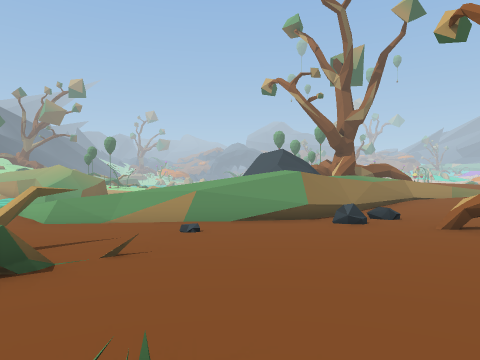
view 1 (above)

12 first-person views from a walk through a scene from a Unity 3-D project. The camera is 1.4 m above the floor, looks level and sees 70° across. The floor is counted in squares, 2 m on a side. Each view is taken from the middle of a square. On the plan, view 1 faces up. The plan holds only what a view shows up to about 11 squares ahead; the rest is blank. The place goes on beyond the plan. The player character is not drawn. Some animated figures are left out. Some surface patterns are stand-ins.

view 2
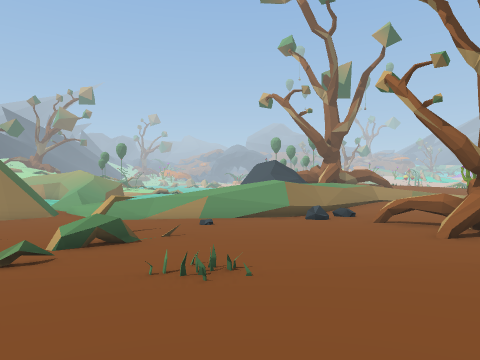

view 3
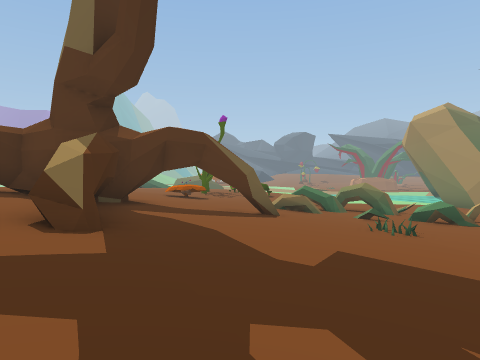

view 4
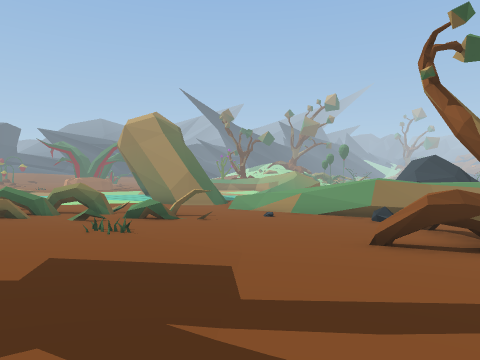

view 5
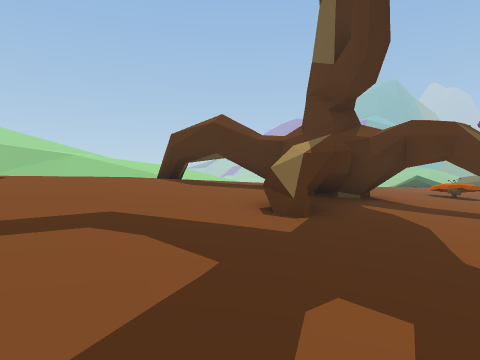

view 6
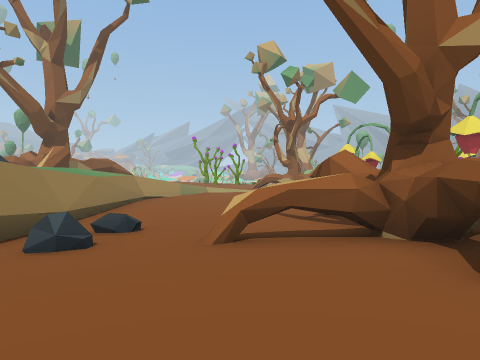

view 7
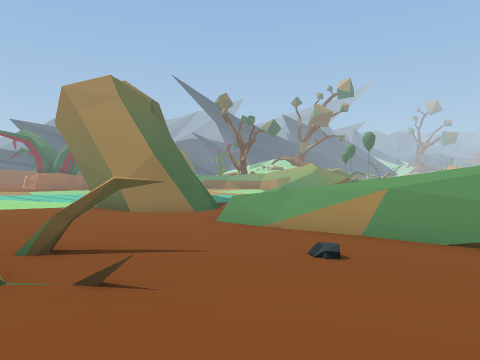

view 8
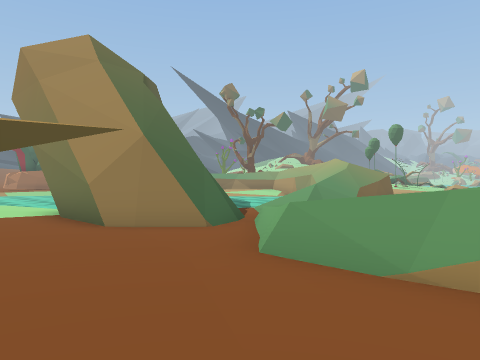

view 9
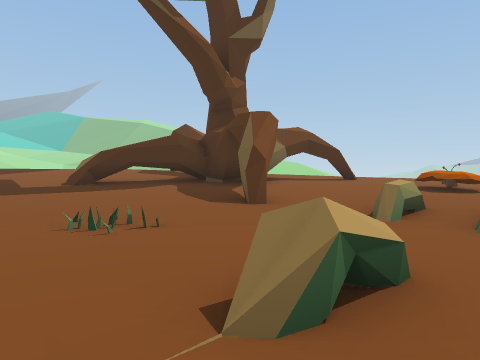

view 10
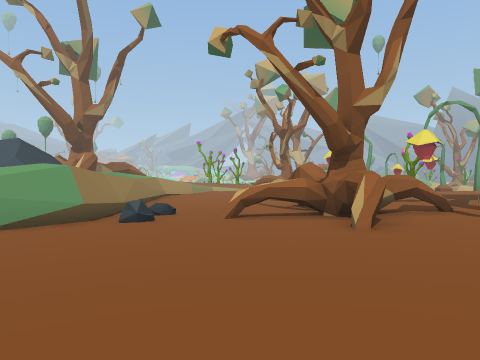

view 11
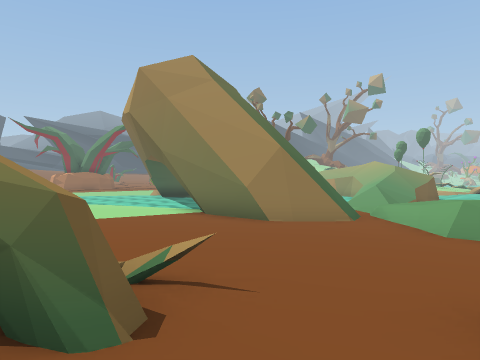

view 12
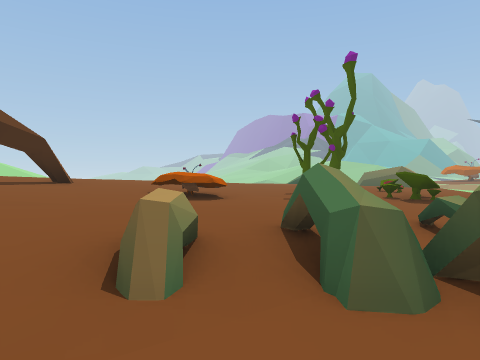

### Floor plan
Key: @ floor where view 1 was taken; # wall or solid block; x gap in a wall; . main floor; : floor 0.5 m higher than the main floor; - floor 0.5 m lower than the main floor; + floor 0.75 m higher than the main floor; _ floor 0.75 m lower than the main floor; * floor 1.25 m higher than the main floor; % floor 6.75 m higher than the main floor; & floor 8.5 m higher than the main floor; / step, stairs or slope; = window, fence, low wall or low ledge; ≈ water the walk keeps out of; ^ raised ledge; v drop or lower ground; R rock; P plant; M mushroom; O other object.
Columns run from 14 left of view 1 to 6 right of it. Each row starts with its distance up from view 1.
 14      /.
 13      ≈._            =
 12      ≈--           ==
 11       _-         #==.
 10   &%v  #x=       #=..
  9   x ////_====# =##---
  8 __/####=__====###/---
  7 __--________----R---.
  6 ------------------#.#
  5    --------#------^##
  4      ------x----...##
  3          --==--...###
  2         ##--.........
  1      .=.#=.=..O......
  0    .....===...@......
 -1 :.M..  ..==..........
 -2 O::  .......#::::::::
 -3     ..:::::::::++++++
 -4   P::::P::++#+##=++++
 -5    ::++++++####+++**
 -6    ++++++++###******

Positions as (right, up) in squares from view 1, and headings:
1: (0, 0), facing up
2: (0, -3), facing up
3: (6, -2), facing left
4: (6, -2), facing up-left
5: (6, -1), facing down-left
6: (1, 3), facing up-right
7: (1, 3), facing up-left
8: (-2, 5), facing up-left
9: (-2, 5), facing down
10: (-1, 1), facing up-right
11: (-3, 2), facing up-left
12: (-3, 2), facing down-left
